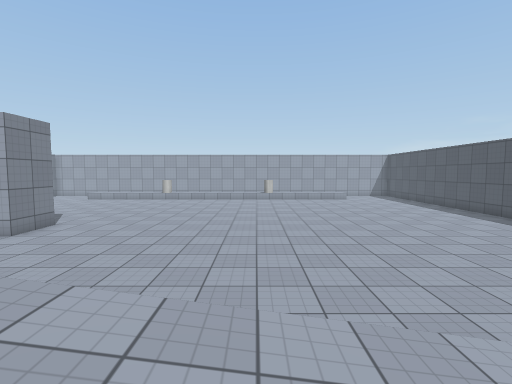
view 1 (above)

19 first-person views from a walk through a scene from a Unity 3-D project. The camera is 1.5 m above the floor, tilts 4° down and sees 85° across. The floor is counted in squares, 1 m on a side. Each view is taken from the middle of a square. On the plan, view 1 faces up. The plan holds only what a view shows up to about 14 squares ahead; the rest is blank. The player character is not drawn. Door leaves are left out, so doorways stand open. Surface patterns are stand-ins for the level's own textures.

view 2
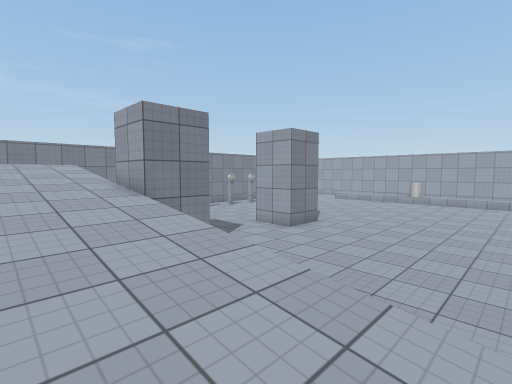

view 3
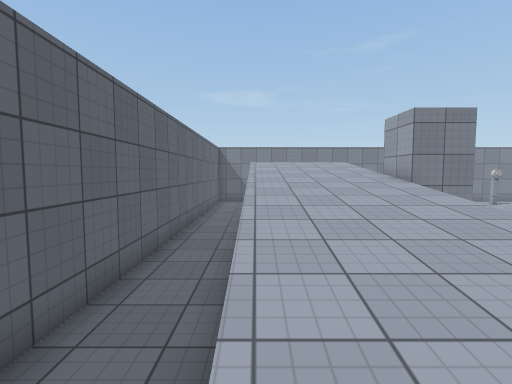

view 4
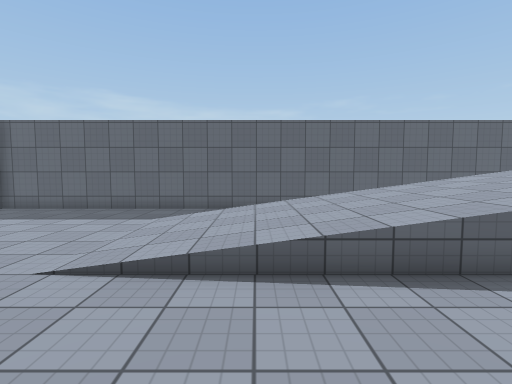

view 5
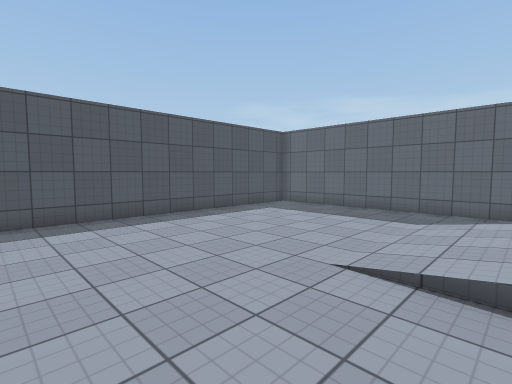

view 6
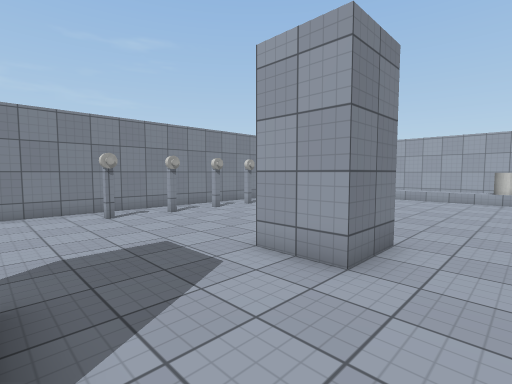

view 7
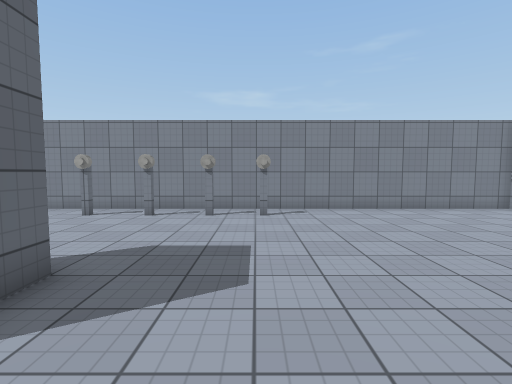

view 8
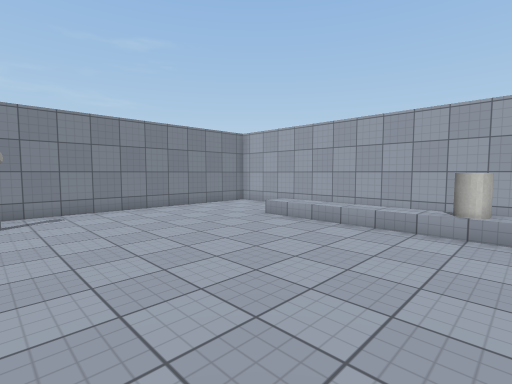

view 9
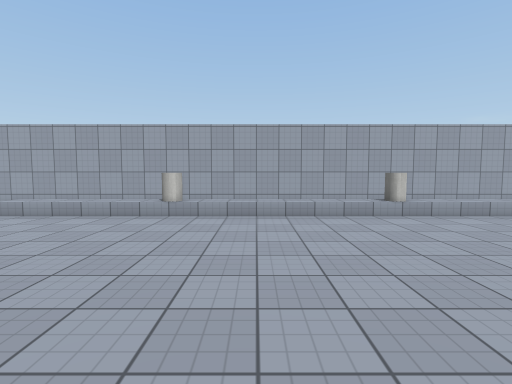

view 10
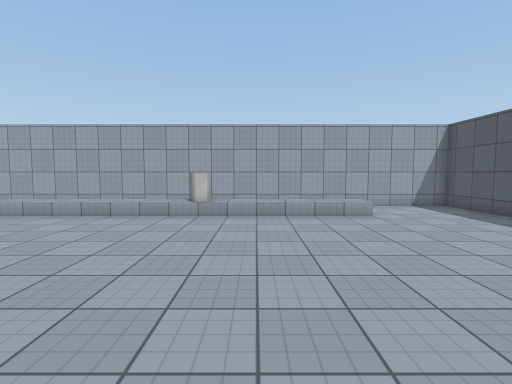

view 11
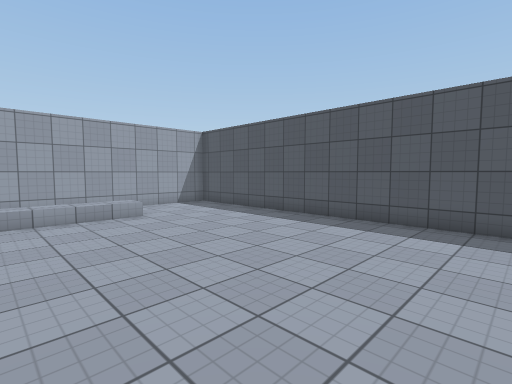

view 12
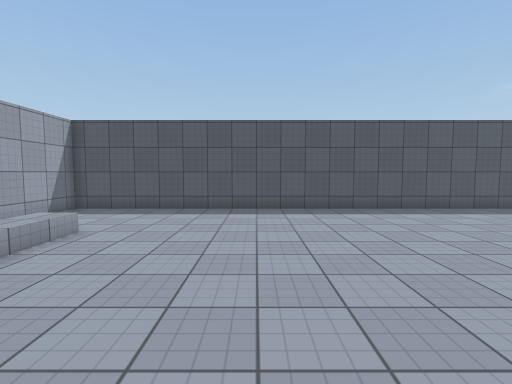

view 13
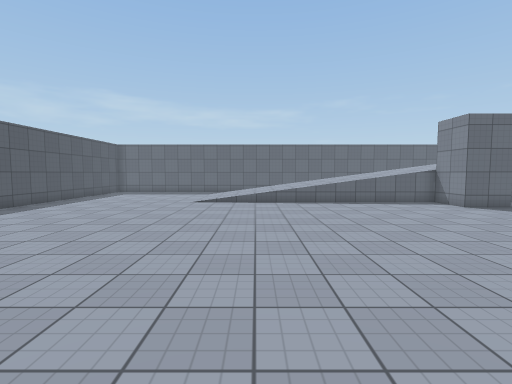

view 14
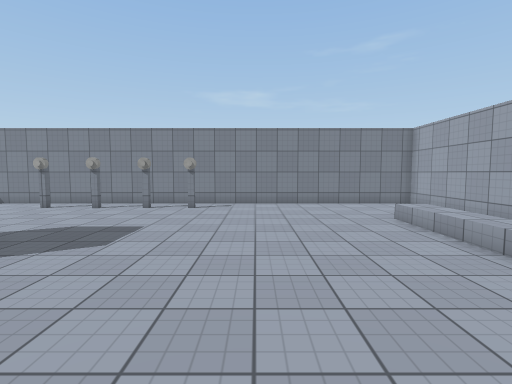

view 15
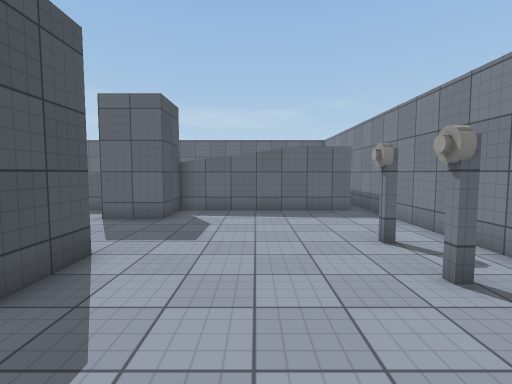

view 16
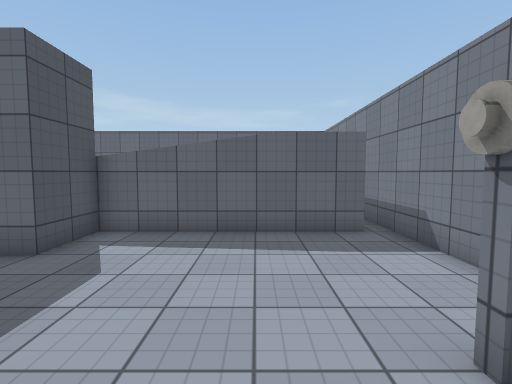

view 17
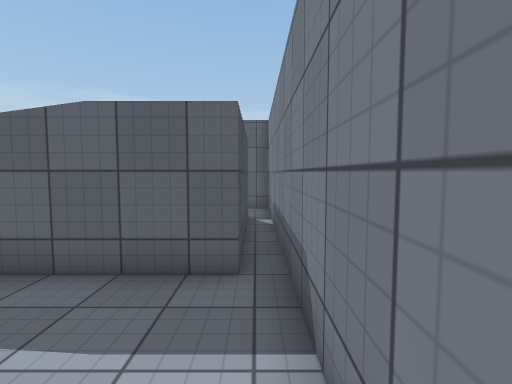

view 18
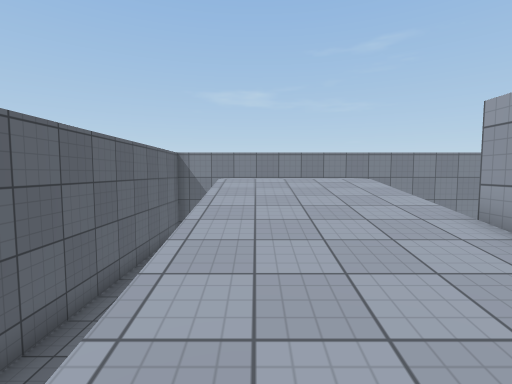

view 19
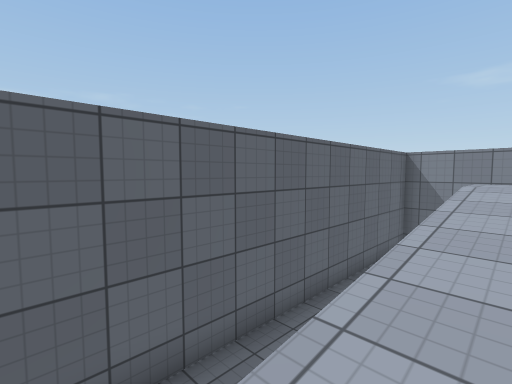

### Floor plan
Key: @ floor where view 1 was taken; # wall or solid block; . main floor; : floor 0.5 m higher than the main floor; + floor 2.25 m higher than the main floor; * floor 2.5 m higher than the main floor; / step, stairs or slope; D open door; O other object.
Columns run from 18 left of view 1 to 12 right of it. Each row starts with its distance up from view 1.
 25 ###############################
 24 #.                        ....#
 23 #...                      ....#
 22 #..../:::::O:::::::O:::::/....#
 21 #.............................#
 20 #.............................#
 19 #.............................#
 18 #.............................#
 17 #.............................#
 16 #.............................#
 15 #.............................#
 14 #.O...........................#
 13 #.............................#
 12 #.O...........................#
 11 #.......###...................#
 10 #.O.....###...................#
  9 #.......#D#...................#
  8 #.O......D....................#
  7 #........D....................#
  6 #........D....................#
  5 #.......#D#...................#
  4 #.......###...................#
  3 #.#..///###///////////........#
  2 #.**+/////////////////........#
  1 #.**+/////////////////........#
  0 #.**+/////////////@///........#
 -1 #.**+/////////////////........#
 -2 #.**+/////////////////........#
 -3 #.   .............    ........#
 -4 #.  ..............   .........#
 -5 ###############################

Where each view was taken, in squares from view 1:
view 1: 0 up, 0 right, facing up
view 2: 0 up, 1 left, facing up-left
view 3: 2 down, 1 right, facing left
view 4: 7 up, 1 right, facing down
view 5: 7 up, 2 right, facing down-right
view 6: 5 up, 6 left, facing up-left
view 7: 14 up, 6 left, facing left
view 8: 14 up, 6 left, facing up-left
view 9: 12 up, 4 left, facing up
view 10: 12 up, 3 right, facing up
view 11: 12 up, 3 right, facing up-right
view 12: 17 up, 0 right, facing right
view 13: 17 up, 1 right, facing down
view 14: 17 up, 4 left, facing left
view 15: 14 up, 13 left, facing down
view 16: 10 up, 14 left, facing down
view 17: 7 up, 17 left, facing down
view 18: 1 down, 5 left, facing left
view 19: 1 down, 6 left, facing down-left
